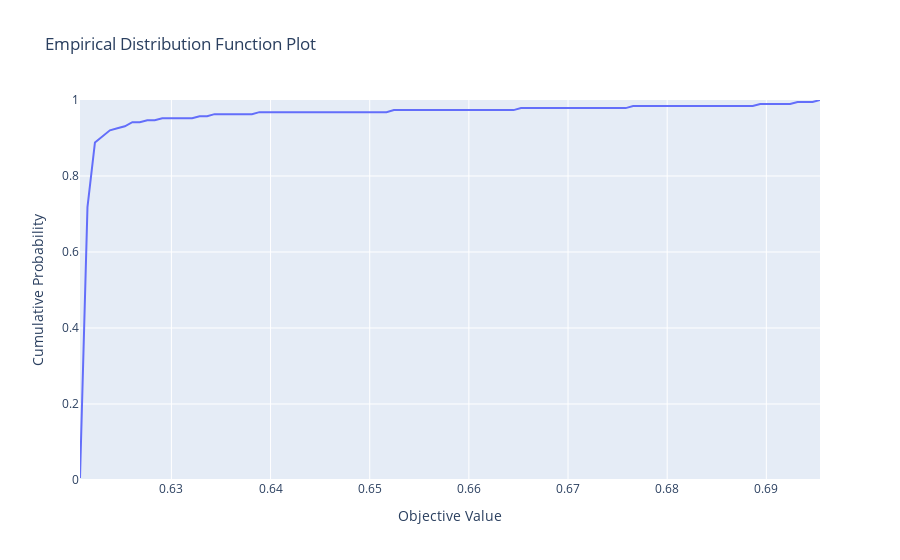

Notebook source saved alongside this figure:
### Code cell
optuna.visualization.plot_edf(study_best_features)
